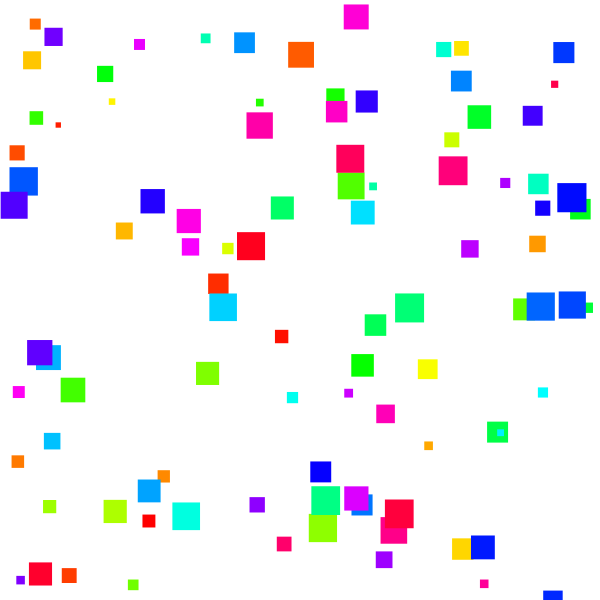
Frame 1 (no input)
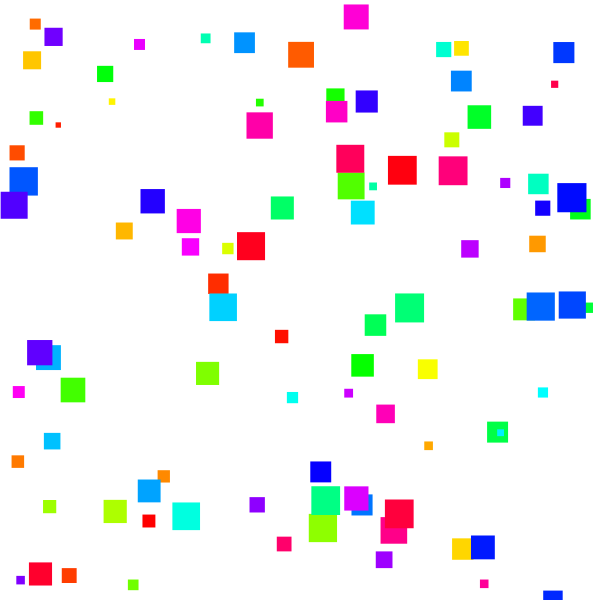
Frame 60 (the mouse pressed at the canvas centre just before this capture)
Frame 120 (the mouse held since frame 60 and released just before this capture): identical to frame 60, image omitted

The Processing sketch that drew these frames (run headless with seeded random() and noise(); from frame 60 on, the mouse is pressed at the canvas centre):

// Processing sketch: processing_105710
// ── processing_105710.pde

int rectNumb = 100;
float xRectPos[] = new float[rectNumb];
float yRectPos[] = new float[rectNumb];
float rectSize[] = new float[rectNumb];


void setup(){

  size(600, 600);
  noStroke();
  
  //RANDOM POSITIONS AND RANDOM SIZES
  for(int i = 0; i < rectNumb; i++){
    xRectPos[i] = random(0, width);
    yRectPos[i] = random(0, height);
 
    rectSize[i] = random(5, 30);

    colorMode(HSB,100);
    
  }
  
}

void draw(){
  background(100);  

  //DRAW BALLS AND COLOR THEM
  for(int i = 0; i < rectNumb; i++){
    rect(xRectPos[i], yRectPos[i], rectSize[i], rectSize[i]);
    fill(i,100,100);
  }
}
